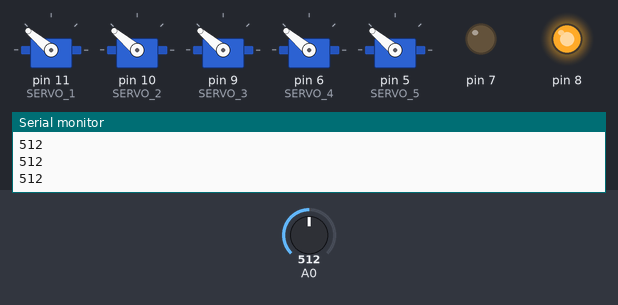
A sketch run on a simulated Arduino Uno, built with avr-gcc and run on an emulated ATmega328P. On the bench: 5 × servo, output pins drawn as LEDs (lit = HIGH), the last lines printed to the serial monitor. The inputs (shaded band) are chosen by the test bench; at power-on: A0 = 512.

Above: at 1.2 s.
1.3 s: A0 set to 369
2.8 s: A0 set to 333
At 4.0 s:
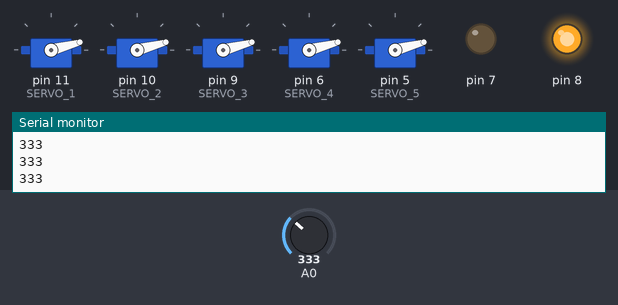
4.3 s: A0 set to 360
At 5.1 s:
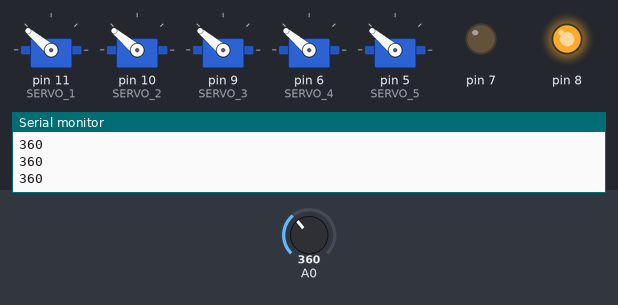
5.8 s: A0 set to 340
At 6.4 s:
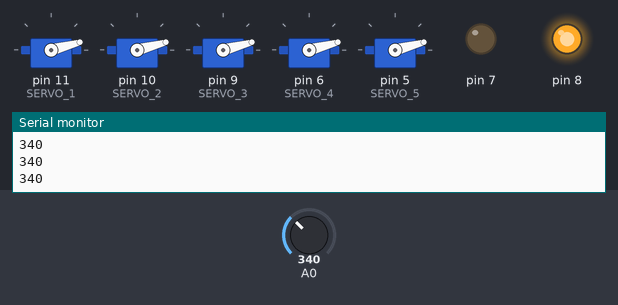
Timing chart, 0 to 8.3 s (numbered marks = the images above; inputs shaded):
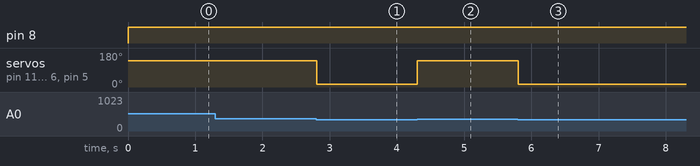

Measured:
- the behaviour switches between 351 and 350 on A0 (found by bisection; images 0 and 1)
- after the input at 2.8 s, servo on pin 11 (SERVO_1), servo on pin 10 (SERVO_2), servo on pin 9 (SERVO_3), servo on pin 6 (SERVO_4), servo on pin 5 (SERVO_5): 140° → 15° at once
- after the input at 4.3 s, servo on pin 11 (SERVO_1), servo on pin 10 (SERVO_2), servo on pin 9 (SERVO_3), servo on pin 6 (SERVO_4), servo on pin 5 (SERVO_5): 15° → 140° at once
- after the input at 5.8 s, servo on pin 11 (SERVO_1), servo on pin 10 (SERVO_2), servo on pin 9 (SERVO_3), servo on pin 6 (SERVO_4), servo on pin 5 (SERVO_5): 140° → 15° at once

The sketch:

ARM_Coding.ino
```cpp
#include <Servo.h>

Servo SERVO_1 ;
Servo SERVO_2 ;
Servo SERVO_3 ;
Servo SERVO_4 ;
Servo SERVO_5 ;

int EMG=0 , Angle=15;

void setup() {
SERVO_1.attach(11);
SERVO_2.attach(10);
SERVO_3.attach(9);
SERVO_4.attach(6);
SERVO_5.attach(5);

pinMode(8,OUTPUT);
pinMode(7,OUTPUT);
Serial.begin(9600);
}
void loop() {
  digitalWrite(8,HIGH);
  digitalWrite(7,LOW);
EMG=analogRead(A0);
if (EMG>350)
{
  Angle=140;
}
else
{
  Angle=15;
}

  SERVO_1.write(Angle);
  SERVO_2.write(Angle);
  SERVO_3.write(Angle);
  SERVO_4.write(Angle);
  SERVO_5.write(Angle);
Serial.println(EMG);
}
```
